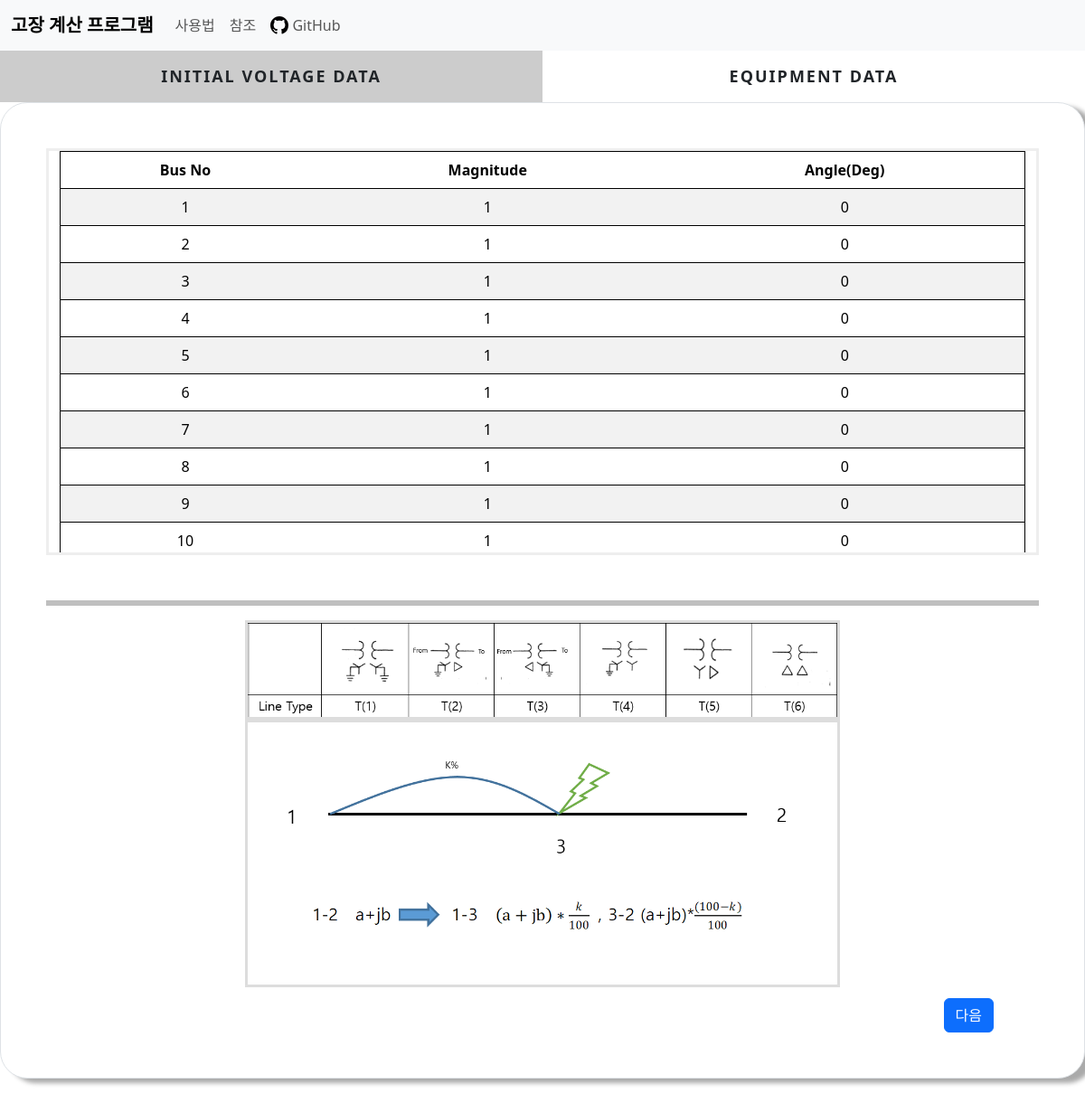
The page /initial_input/ on the database as committed earlier.
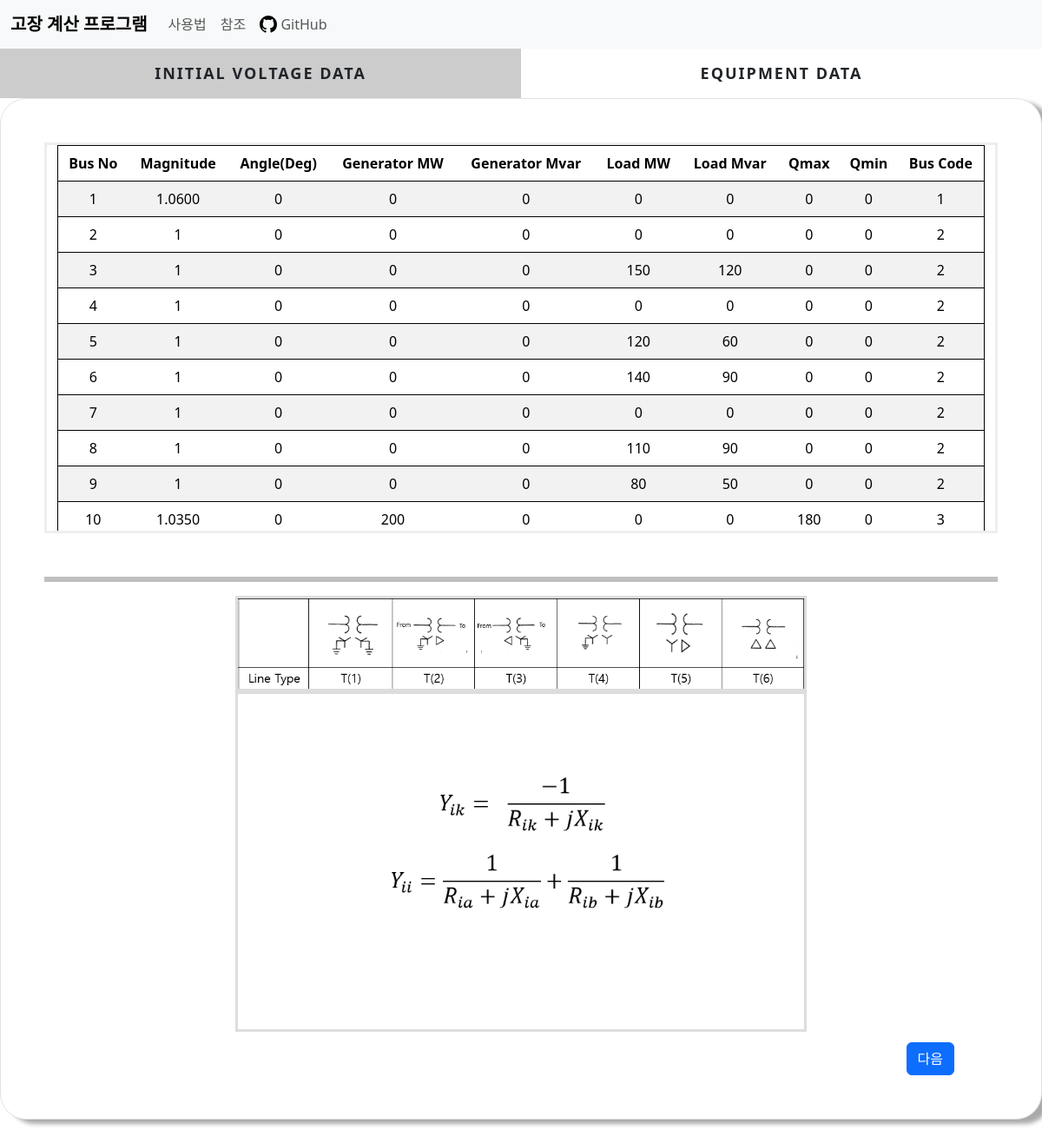
The same page on the database as committed later.
### cal/models.py (models this page shows)
class BusData(models.Model):
    bus_num =models.SmallIntegerField()
    Voltage_Mag = models.FloatField(default=0)
    Voltage_Deg = models.FloatField(default=0)
    Generator_MW = models.FloatField(default=0,null=True,blank=True)
    Generator_Mvar = models.FloatField(default=0,null=True,blank=True)
    Load_MW = models.FloatField(default=0,null=True,blank=True)
    Load_Mvar = models.FloatField(default=0,null=True,blank=True)
    Qmax = models.FloatField(default=0,null=True,blank=True)
    Qmin = models.FloatField(default=0,null=True,blank=True)
    Bus_Code = models.SmallIntegerField(default=0,null=True,blank=True)

### cal/views.py (the view)
# urls.py: path('initial_input/',views.initial, name='initial'),
def initial(request):
    faultcon = FaultCondition.objects.get(to_find=True)
    busdata = BusData.objects.all()
    linedata = LineData.objects.all().order_by('line_type')
    condition = conditionCheck.objects.get(find_con=True)
    context ={'busdata':busdata,'linedata':linedata,'condition':condition,'faultcon':faultcon}
    return render(request, 'cal/initial_circuit.html', context=context)

### cal/templates/cal/initial_circuit.html (shortened to what this page needs)
{% extends './base.html'%}
{% load static %}
{% block css %}
<link rel="stylesheet" href="{% static 'cal/css/solution_img.css'%}">
{% endblock css %}
{% block content %}
<div class="main">
    <div class="tab other">
      <label for="tab-1">Initial Voltage Data</label>
      <label for="tab-2">Equipment Data</label>
    </div>
    <div class="content">
      <div class="content-dis">
        <div class="border">
          <div class="container  fault">
            <table class="table table-striped">
              {% if condition.is_flow %}
                <thead>
                  <tr>
                    <td>Bus No</td>
                    <td>Magnitude</td>
                    <td>Angle(Deg)</td>
                    <td>Generator MW</td>
                    <td>Generator Mvar</td>
                    <td>Load MW</td>
                    <td>Load Mvar</td>
                    <td>Qmax</td>
                    <td>Qmin</td>
                    <td>Bus Code</td>
                  </tr>
                </thead>
                <tbody>
                  {% for i in busdata %}
                  <tr>
                    <td>{{i.bus_num}}</td>
                    <td>{{i.Voltage_Mag|floatformat:-4}}</td>
                    <td>{{i.Voltage_Deg|floatformat:-4}}</td>
                    <td>{{i.Generator_MW|floatformat:-4}}</td>
                    <td>{{i.Generator_Mvar|floatformat:-4}}</td>
                    <td>{{i.Load_MW|floatformat:-4}}</td>
                    <td>{{i.Load_Mvar|floatformat:-4}}</td>
                    <td>{{i.Qmax|floatformat:-4}}</td>
                    <td>{{i.Qmin|floatformat:-4}}</td>
                    <td>{{i.Bus_Code}}</td>
                  </tr>
                  {% endfor %}
                </tbody>
              {% else %}
                <thead>
                  <tr>
                    <td>Bus No</td>
                    <td>Magnitude</td>
                    <td>Angle(Deg)</td>
                  </tr>
                </thead>
                <tbody>
                  {% for i in busdata %}
                  <tr>
                    <td>{{i.bus_num}}</td>
                    <td>{{i.Voltage_Mag|floatformat:-4}}</td>
                    <td>{{i.Voltage_Deg|floatformat:-4}}</td>
                  </tr>
                  {% endfor %}
                </tbody>
              {% endif %}
            </table>
          </div>
          {% if faultcon.is_flow %}
            <a class="btn btn-primary next" href="{% url 'flow' %}">다음</a>
          {% else %}
            {% if faultcon.is_bus_fault %}
              {% if faultcon.fault_type == 0 %}
                <a class="btn btn-primary next" href="{% url 'ybus' %}">다음</a>
              {% else%}
                <a class="btn btn-primary next" href="{% url 'transformer' %}">다음</a>
              {% endif %}
            {% else %}
              <a class="btn btn-primary next" href="{% url 'slider' %}">다음</a>
            {% endif %}
          {% endif %}
          <hr>
          <img src="{% static 'cal/images/Line-type.png'%}">
          {% if faultcon.is_flow %}
            <img src="{% static 'cal/images/gaussflow.png'%}">
          {% else %}
            {% if faultcon.is_bus_fault %}
              {% if faultcon.fault_type == 0 %}
                {% if fault_con.is_shunt %}
                  {% if fault_con.is_load_effect %}
                    <img src="{% static 'cal/images/ybusbload.png'%}">
                  {% else %}
                    <img src="{% static 'cal/images/ybusb.png'%}">
                  {% endif %}
                {% else %}
                  {% if fault_con.is_load_effect %}
                    <img src="{% static 'cal/images/ybusload.png'%}">
                  {% else %}
                    <img src="{% static 'cal/images/ybus.png'%}">
                  {% endif %}
                {% endif%}
              {% else%}
                <img src="{% static 'cal/images/zero-sequence.png'%}">
              {% endif %}
            {% else %}
            <img src="{% static 'cal/images/slider.png'%}">
            {% endif %}
          {% endif %}
        </div>
      </div>
    </div>
  </div>
{% endblock content%}

Rows that differ between the two databases and show on the page:
removed BusData: bus_num "1", Voltage_Mag "1", Voltage_Deg "0"
removed BusData: bus_num "2", Voltage_Mag "1", Voltage_Deg "0"
removed BusData: bus_num "3", Voltage_Mag "1", Voltage_Deg "0"
removed BusData: bus_num "4", Voltage_Mag "1", Voltage_Deg "0"
removed BusData: bus_num "5", Voltage_Mag "1", Voltage_Deg "0"
removed BusData: bus_num "6", Voltage_Mag "1", Voltage_Deg "0"
removed BusData: bus_num "7", Voltage_Mag "1", Voltage_Deg "0"
removed BusData: bus_num "8", Voltage_Mag "1", Voltage_Deg "0"
removed BusData: bus_num "9", Voltage_Mag "1", Voltage_Deg "0"
removed BusData: bus_num "10", Voltage_Mag "1", Voltage_Deg "0"
added BusData: bus_num "1", Voltage_Mag "1.0600", Voltage_Deg "0", Generator_MW "0", Generator_Mvar "0", Load_MW "0", Load_Mvar "0", Qmax "0", Qmin "0", Bus_Code "1"
added BusData: bus_num "2", Voltage_Mag "1", Voltage_Deg "0", Generator_MW "0", Generator_Mvar "0", Load_MW "0", Load_Mvar "0", Qmax "0", Qmin "0", Bus_Code "2"
added BusData: bus_num "3", Voltage_Mag "1", Voltage_Deg "0", Generator_MW "0", Generator_Mvar "0", Load_MW "150", Load_Mvar "120", Qmax "0", Qmin "0", Bus_Code "2"
added BusData: bus_num "4", Voltage_Mag "1", Voltage_Deg "0", Generator_MW "0", Generator_Mvar "0", Load_MW "0", Load_Mvar "0", Qmax "0", Qmin "0", Bus_Code "2"
added BusData: bus_num "5", Voltage_Mag "1", Voltage_Deg "0", Generator_MW "0", Generator_Mvar "0", Load_MW "120", Load_Mvar "60", Qmax "0", Qmin "0", Bus_Code "2"
added BusData: bus_num "6", Voltage_Mag "1", Voltage_Deg "0", Generator_MW "0", Generator_Mvar "0", Load_MW "140", Load_Mvar "90", Qmax "0", Qmin "0", Bus_Code "2"
added BusData: bus_num "7", Voltage_Mag "1", Voltage_Deg "0", Generator_MW "0", Generator_Mvar "0", Load_MW "0", Load_Mvar "0", Qmax "0", Qmin "0", Bus_Code "2"
added BusData: bus_num "8", Voltage_Mag "1", Voltage_Deg "0", Generator_MW "0", Generator_Mvar "0", Load_MW "110", Load_Mvar "90", Qmax "0", Qmin "0", Bus_Code "2"
added BusData: bus_num "9", Voltage_Mag "1", Voltage_Deg "0", Generator_MW "0", Generator_Mvar "0", Load_MW "80", Load_Mvar "50", Qmax "0", Qmin "0", Bus_Code "2"
added BusData: bus_num "10", Voltage_Mag "1.0350", Voltage_Deg "0", Generator_MW "200", Generator_Mvar "0", Load_MW "0", Load_Mvar "0", Qmax "180", Qmin "0", Bus_Code "3"
Other text that changed with them:
text now shown: "Generator MW Generator Mvar Load MW Load Mvar Qmax Qmin Bus Code"
